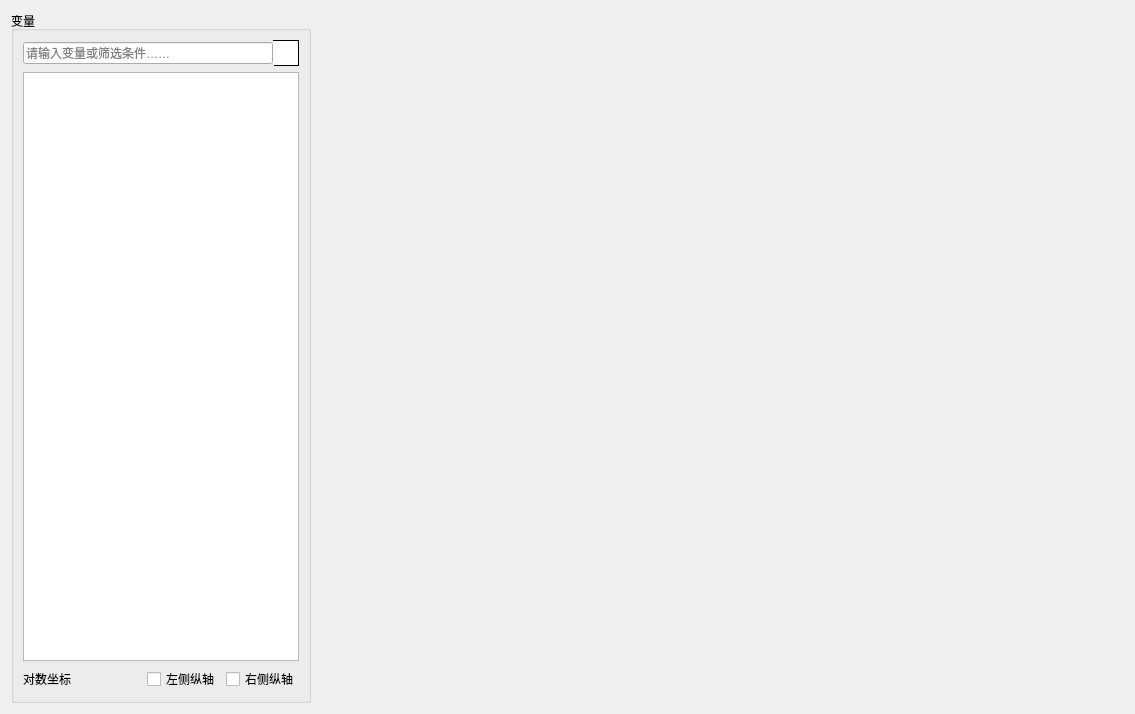
<?xml version="1.0" encoding="UTF-8"?>
<ui version="4.0">
 <class>ACSweepResult</class>
 <widget class="QDialog" name="ACSweepResult">
  <property name="geometry">
   <rect>
    <x>0</x>
    <y>0</y>
    <width>1135</width>
    <height>714</height>
   </rect>
  </property>
  <property name="windowTitle">
   <string>交流扫描分析 - 仿真结果</string>
  </property>
  <layout class="QGridLayout" name="gridLayout">
   <item row="0" column="0">
    <widget class="QGroupBox" name="variable">
     <property name="maximumSize">
      <size>
       <width>300</width>
       <height>16777215</height>
      </size>
     </property>
     <property name="font">
      <font>
       <family>Microsoft YaHei UI</family>
       <weight>50</weight>
       <bold>false</bold>
      </font>
     </property>
     <property name="title">
      <string>变量</string>
     </property>
     <layout class="QGridLayout" name="gridLayout_3">
      <item row="0" column="0">
       <layout class="QHBoxLayout" name="horizontalLayout_2">
        <property name="spacing">
         <number>0</number>
        </property>
        <property name="sizeConstraint">
         <enum>QLayout::SetDefaultConstraint</enum>
        </property>
        <item>
         <widget class="QLineEdit" name="variableSearch">
          <property name="focusPolicy">
           <enum>Qt::ClickFocus</enum>
          </property>
          <property name="placeholderText">
           <string>请输入变量或筛选条件……</string>
          </property>
         </widget>
        </item>
        <item>
         <widget class="QLabel" name="label_2">
          <property name="sizePolicy">
           <sizepolicy hsizetype="Fixed" vsizetype="Fixed">
            <horstretch>26</horstretch>
            <verstretch>26</verstretch>
           </sizepolicy>
          </property>
          <property name="minimumSize">
           <size>
            <width>26</width>
            <height>26</height>
           </size>
          </property>
          <property name="maximumSize">
           <size>
            <width>26</width>
            <height>26</height>
           </size>
          </property>
          <property name="styleSheet">
           <string notr="true">background-color: rgb(255, 255, 255);
border: 1px solid black;
border-left-color: rgb(255, 255, 255);</string>
          </property>
          <property name="frameShape">
           <enum>QFrame::NoFrame</enum>
          </property>
          <property name="lineWidth">
           <number>-2</number>
          </property>
          <property name="text">
           <string/>
          </property>
          <property name="pixmap">
           <pixmap resource="resource/res.qrc">:/background/filter</pixmap>
          </property>
          <property name="scaledContents">
           <bool>true</bool>
          </property>
          <property name="margin">
           <number>3</number>
          </property>
         </widget>
        </item>
       </layout>
      </item>
      <item row="1" column="0">
       <widget class="QListWidget" name="variableList">
        <property name="font">
         <font>
          <family>Microsoft YaHei UI</family>
          <pointsize>9</pointsize>
         </font>
        </property>
        <property name="toolTip">
         <string>选择变量前复选框以设置纵轴变量</string>
        </property>
       </widget>
      </item>
      <item row="2" column="0">
       <layout class="QHBoxLayout" name="horizontalLayout_5">
        <item>
         <widget class="QLabel" name="label_4">
          <property name="toolTip">
           <string>选中复选框以对该轴使用对数坐标</string>
          </property>
          <property name="text">
           <string>对数坐标</string>
          </property>
         </widget>
        </item>
        <item>
         <layout class="QVBoxLayout" name="verticalLayout_2">
          <item>
           <layout class="QHBoxLayout" name="horizontalLayout_6">
            <item>
             <widget class="QCheckBox" name="yAxisLog">
              <property name="text">
               <string>左侧纵轴</string>
              </property>
             </widget>
            </item>
            <item>
             <widget class="QCheckBox" name="yAxis2Log">
              <property name="text">
               <string>右侧纵轴</string>
              </property>
             </widget>
            </item>
           </layout>
          </item>
         </layout>
        </item>
       </layout>
      </item>
     </layout>
    </widget>
   </item>
   <item row="0" column="1">
    <widget class="QCustomPlot" name="resultPlot" native="true"/>
   </item>
  </layout>
 </widget>
 <customwidgets>
  <customwidget>
   <class>QCustomPlot</class>
   <extends>QWidget</extends>
   <header>qcustomplot.h</header>
   <container>1</container>
  </customwidget>
 </customwidgets>
 <resources>
  <include location="resource/res.qrc"/>
 </resources>
 <connections>
  <connection>
   <sender>variableList</sender>
   <signal>itemClicked(QListWidgetItem*)</signal>
   <receiver>ACSweepResult</receiver>
   <slot>plotCheckedVariables()</slot>
   <hints>
    <hint type="sourcelabel">
     <x>109</x>
     <y>89</y>
    </hint>
    <hint type="destinationlabel">
     <x>315</x>
     <y>7</y>
    </hint>
   </hints>
  </connection>
  <connection>
   <sender>variableSearch</sender>
   <signal>textChanged(QString)</signal>
   <receiver>ACSweepResult</receiver>
   <slot>searchVariable(QString)</slot>
   <hints>
    <hint type="sourcelabel">
     <x>189</x>
     <y>57</y>
    </hint>
    <hint type="destinationlabel">
     <x>314</x>
     <y>63</y>
    </hint>
   </hints>
  </connection>
  <connection>
   <sender>variableSearch</sender>
   <signal>editingFinished()</signal>
   <receiver>variableList</receiver>
   <slot>setFocus()</slot>
   <hints>
    <hint type="sourcelabel">
     <x>170</x>
     <y>52</y>
    </hint>
    <hint type="destinationlabel">
     <x>164</x>
     <y>120</y>
    </hint>
   </hints>
  </connection>
  <connection>
   <sender>yAxisLog</sender>
   <signal>toggled(bool)</signal>
   <receiver>ACSweepResult</receiver>
   <slot>plotCheckedVariables()</slot>
   <hints>
    <hint type="sourcelabel">
     <x>147</x>
     <y>671</y>
    </hint>
    <hint type="destinationlabel">
     <x>316</x>
     <y>505</y>
    </hint>
   </hints>
  </connection>
  <connection>
   <sender>yAxis2Log</sender>
   <signal>toggled(bool)</signal>
   <receiver>ACSweepResult</receiver>
   <slot>plotCheckedVariables()</slot>
   <hints>
    <hint type="sourcelabel">
     <x>259</x>
     <y>670</y>
    </hint>
    <hint type="destinationlabel">
     <x>315</x>
     <y>553</y>
    </hint>
   </hints>
  </connection>
 </connections>
 <slots>
  <slot>plotCheckedVariables()</slot>
  <slot>searchVariable(QString)</slot>
 </slots>
</ui>
